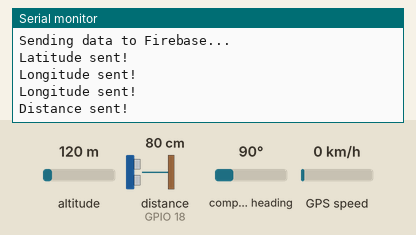
Bench run of a sketch on a simulated ESP32. Shown: the last lines printed to the serial monitor. Wiring (inferred from the names in the program): ultrasonic range finder: trigger GPIO 5; echo GPIO 18. The test bench sets the inputs (shaded band); at power-on: altitude 120 m, distance to the obstacle (sensor on GPIO 18) 80 cm, compass heading 90°, GPS speed 0 km/h. The echo pulse lasts 58.3 µs per cm; WiFi joins after 1.5 s; servers stay silent unless stated; the GPS gets a fix after 3 s at 37.7749, -122.4194 with 8 satellites.

Above: at 3.2 s.
3.3 s: altitude set to 20 m
At 4.78 s:
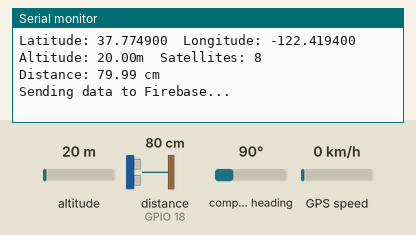
6.1 s: distance to the obstacle (sensor on GPIO 18) set to 2 cm
At 7.55 s:
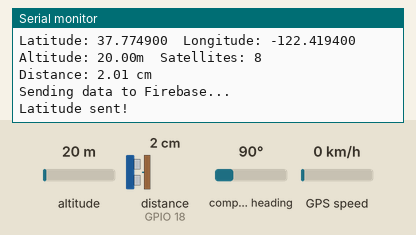
7.6 s: altitude set to 250 m
At 7.7 s:
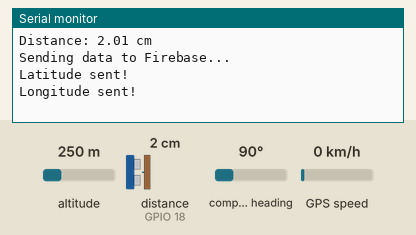
9.1 s: distance to the obstacle (sensor on GPIO 18) set to 4 cm
At 10.02 s:
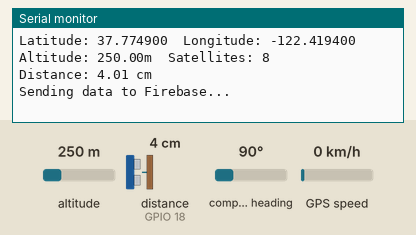
Timing chart, 0 to 11.6 s (numbered marks = the images above; inputs shaded):
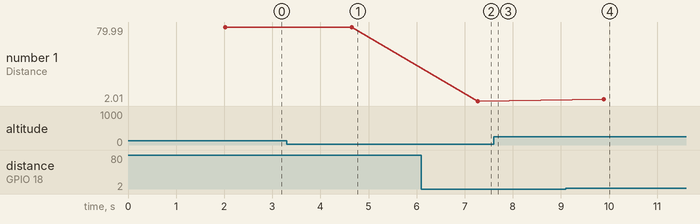

The sketch:

spatc-thesis-firmware-v1.ino
```cpp
#include <TinyGPS++.h>
#include <HardwareSerial.h>
#include <WiFi.h>
#include <FirebaseESP32.h>

// WiFi credentials
#define WIFI_SSID "konek"
#define WIFI_PASSWORD "passwords"

// Firebase Setup
#define FIREBASE_HOST "https://spatc-46809-default-rtdb.asia-southeast1.firebasedatabase.app/"
#define FIREBASE_AUTH "AIzaSyDLwSbPMUnfDZn2kpgJ32cVeC4n4lnZ3TI"

FirebaseData firebaseData;
FirebaseAuth auth;
FirebaseConfig config;

// GPS Setup
TinyGPSPlus gps;
HardwareSerial GPS_Serial(2);
#define RXD2 16
#define TXD2 17

// Ultrasonic Sensor Setup
#define TrigPin 5   // Trigger pin
#define EchoPin 18  // Echo pin

String gpsData = "GPS Not Initialized";
float distanceCm = 0.0;

// Function declarations
void updateGPSData();
float measureDistance();
void sendToFirebase();

void setup() {
  Serial.begin(115200);

  // Connect to WiFi
  WiFi.begin(WIFI_SSID, WIFI_PASSWORD);
  Serial.print("Connecting to WiFi...");
  while (WiFi.status() != WL_CONNECTED) {
    Serial.print(".");
    delay(1000);
  }
  Serial.println("\nConnected to WiFi!");

  // Configure Firebase
  config.host = FIREBASE_HOST;
  config.signer.tokens.legacy_token = FIREBASE_AUTH; // ✅ Correct
  auth.user.email = "";   // ✅ Needed to avoid empty auth issue
  auth.user.password = "";
  Firebase.begin(&config, &auth);
  Firebase.reconnectWiFi(true);
  Serial.println("Connected to Firebase!");

  // GPS Initialization
  GPS_Serial.begin(9600, SERIAL_8N1, RXD2, TXD2);
  Serial.println("Initializing GPS Module...");

  // Ultrasonic Sensor Initialization
  pinMode(TrigPin, OUTPUT);
  pinMode(EchoPin, INPUT);
}

void loop() {
  updateGPSData();
  distanceCm = measureDistance();

  // Print data
  Serial.print("Distance: ");
  Serial.print(distanceCm);
  Serial.println(" cm");

  // Send data to Firebase
  sendToFirebase();

  delay(2000); // Update every 2 seconds
}

// Update GPS Data
void updateGPSData() {
  static bool gpsLocked = false;
  static bool gpsInitialized = false;

  while (GPS_Serial.available() > 0) {
    if (gps.encode(GPS_Serial.read())) {
      if (gps.location.isValid()) {
        if (!gpsInitialized) {
          Serial.println("GPS Powered On and Searching for Satellites...");
          gpsInitialized = true;
        }

        // If a new GPS fix is available
        if (gps.location.isUpdated()) {
          double latitude = gps.location.lat();
          double longitude = gps.location.lng();
          double altitude = gps.altitude.meters();
          int satellites = gps.satellites.value();

          // Update GPS Data
          gpsData = "Latitude: " + String(latitude, 6) +
                    "  Longitude: " + String(longitude, 6) +
                    "  Altitude: " + String(altitude) + "m" +
                    "  Satellites: " + String(satellites);

          Serial.println(gpsData);
          gpsLocked = true;
        }
      } else {
        if (gpsLocked) {
          gpsLocked = false;
          gpsData = "GPS Searching for satellites...";
          Serial.println("GPS Searching for satellites...");
        }
      }
    }
  }
}

// Measure distance using ultrasonic sensor
float measureDistance() {
  digitalWrite(TrigPin, LOW);
  delayMicroseconds(2);
  digitalWrite(TrigPin, HIGH);
  delayMicroseconds(10);
  digitalWrite(TrigPin, LOW);

  long duration = pulseIn(EchoPin, HIGH);
  float distance = duration * 0.0343 / 2; // Convert to cm

  return distance;
}

// Send GPS & Ultrasonic data to Firebase
void sendToFirebase() {
  Serial.println("Sending data to Firebase...");

  // GPS Data
  if (Firebase.setFloat(firebaseData, "bin/gps/latitude", gps.location.lat())) {
    Serial.println("Latitude sent!");
  } else {
    Serial.print("Firebase Error: ");
    Serial.println(firebaseData.errorReason());
  }

  if (Firebase.setFloat(firebaseData, "bin/gps/longitude", gps.location.lng())) {
    Serial.println("Longitude sent!");
  } else {
    Serial.print("Firebase Error: ");
    Serial.println(firebaseData.errorReason());
  }

  if (Firebase.setFloat(firebaseData, "bin/gps/altitude", gps.altitude.meters())) {
    Serial.println("Longitude sent!");
  } else {
    Serial.print("Firebase Error: ");
    Serial.println(firebaseData.errorReason());
  }

  if (Firebase.setFloat(firebaseData, "bin/distance(cm)", distanceCm)) {
    Serial.println("Distance sent!");
  } else {
    Serial.print("Firebase Error: ");
    Serial.println(firebaseData.errorReason());
  }
}
```

Measured:
- after the input at 3.3 s, the serial monitor: prints a new line after 1.3 s (image 1)
- after the input at 6.1 s, the serial monitor: prints a new line after 1.2 s (image 2)
- after the input at 9.1 s, the serial monitor: prints a new line after 0.79 s (image 4)
- plotted number 1: 79.99 → 2.01 after the input at 6.1 s, 2.01 → 4.01 after the input at 9.1 s
